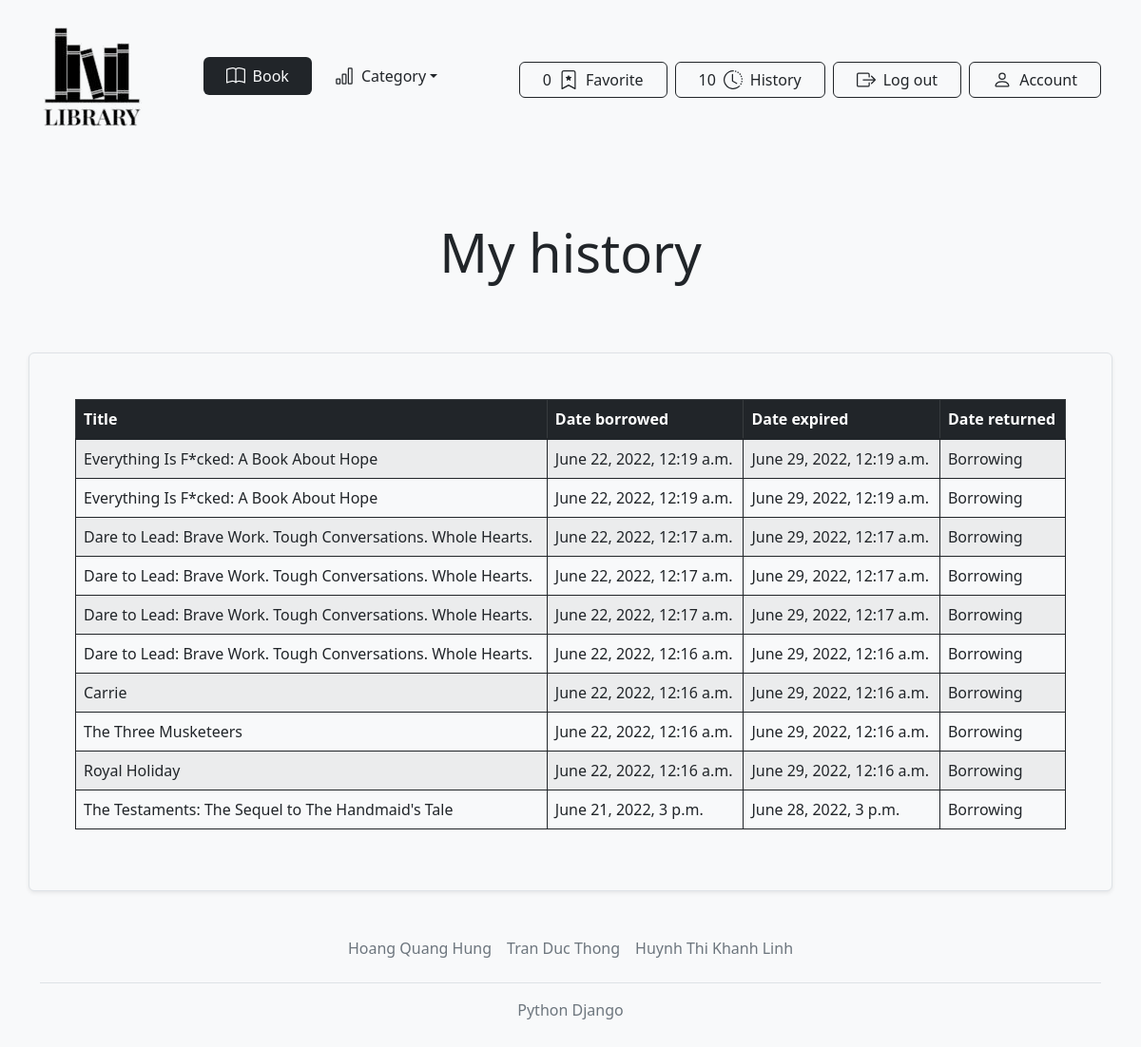
Before: /history/ (signed in) with the older database file.
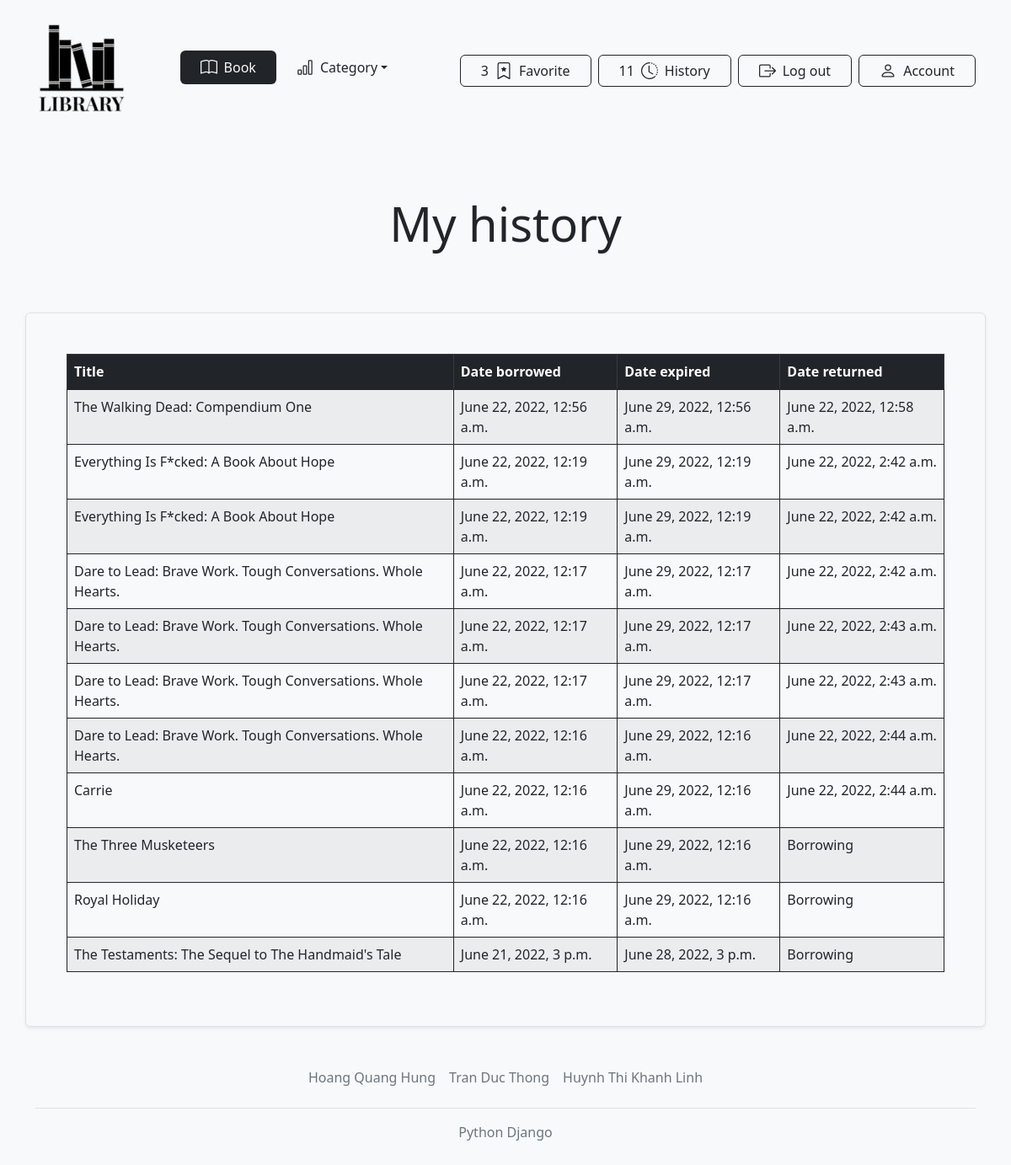
After: the same page with the newer database file.
### books/models.py (models this page shows, shortened)
class History(models.Model):
    user = models.ForeignKey(User, on_delete=models.CASCADE)
    book = models.ForeignKey(Book, on_delete=models.CASCADE)
    date_borrowed = models.DateTimeField(auto_now_add=True)
    date_expired = models.DateTimeField()
    date_returned = models.DateTimeField(blank=True, null=True)
    class Meta:
        verbose_name_plural = 'histories'
        ordering = ('-date_borrowed',)

class Book(models.Model):
    category = models.ForeignKey(Category, related_name='book_category', on_delete=models.CASCADE)
    title = models.CharField(max_length=255)
    author = models.CharField(max_length=255)
    description = models.TextField(blank=True)
    image_url = models.URLField(blank=True, default='https://hips.hearstapps.com/hmg-prod/images/old-books-arranged-on-shelf-royalty-free-image-1572384534.jpg?crop=0.668xw:1.00xh;0,0&resize=2048:*')
    slug = models.SlugField(max_length=255, unique=True)
    quantity = models.IntegerField(default=1)
    favourite = models.ManyToManyField(
        'auth.User',
        related_name='favourite_books',
        blank=True
    )
    created_at = models.DateTimeField(auto_now_add=True)
    updated_at = models.DateTimeField(auto_now=True)
    class Meta:
        verbose_name_plural = 'books'
        ordering = ('-created_at',)

### books/views.py (the view, shortened to what this page needs)
# urls.py: path('history/', views.history_of_user, name='history_of_user'),
@login_required(login_url='/auth/login')
def history_of_user(request):
    history = History.objects.filter(user=request.user)
    history_quantity = history.count()
    context = {
        'history': history,
        'history_quantity': history_quantity
    }
    return render(request, 'library/history/index.html', context)

### books/context_processors.py (called while the page is built)
def categories(request):
    return {
        'categories': Category.objects.all()
    }

### books/models.py (called while the page is built)
    def get_absolute_url(self):
        return reverse('books:book_filter_by_category', args=[self.slug])

### library/templatetags/tags.py (called while the page is built)
@register.simple_tag
def favourite_quantity(request):
    return request.user.favourite_books.all().count()

@register.simple_tag
def history_quantity(request):
    return History.objects.filter(user=request.user).count()

### templates/library/history/index.html (shortened to what this page needs)
{% extends '../base.html' %}
{% load static %}
{% block content %}
    <div class="position-relative overflow-hidden p-3 p-md-5 m-md-3 text-center bg-light">
        <h1 class="display-4 fw-normal">My history</h1>
    </div>
    <div class="container bg-light border rounded shadow-sm p-5">
        <table class="table table-bordered border-dark table-striped table-hover">
            <thead class="table-dark">
                <tr>
                    <th scope="col">Title</th>
                    <th scope="col">Date borrowed</th>
                    <th scope="col">Date expired</th>
                    <th scope="col">Date returned</th>
                </tr>
            </thead>
            <tbody class="table-group-divider">
                {% for item in history %}
                {% with book=item.book %}
                <tr>
                    <td>{{ book.title }}</td>
                    <td>{{ item.date_borrowed }}</td>
                    <td>{{ item.date_expired }}</td>
                    <td>{% if item.date_returned %}{{ item.date_returned }}{% else %}Borrowing{% endif %}</td>
                </tr>
                {% endwith %}
                {% endfor %}
            </tbody>
        </table>
    </div>
{% endblock %}

### templates/library/base.html (shortened to what this page needs)
{% load static %}
{% load tags %}
<!DOCTYPE html>
<html>
<head>
    <link href="https://cdn.jsdelivr.net/npm/bootstrap@5.2.0-beta1/dist/css/bootstrap.min.css" rel="stylesheet">
</head>
<body class="bg-light">
    <div class="container">
        <header class="d-flex flex-wrap flex-column flex-xl-row align-items-center justify-content-between py-4">
            <a href="/" class="text-decoration-none mb-sm-2">
                <img src="{% static 'images/logo.png' %}" />
            </a>
            <ul class="nav justify-content-center mb-sm-2">
                <li>
                    <a href="/books" class="nav-link px-4 link-light bg-dark rounded d-flex align-items-center gap-2">
                        <span>Book</span>
                    </a>
                </li>
                <li class="dropdown px-4 d-flex align-items-center gap-2">
                    <a class="nav-link dropdown-toggle text-dark px-0" href="#" id="dropdown01" data-bs-toggle="dropdown" aria-expanded="false">Category</a>
                </li>
            </ul>
            <div class="d-flex gap-2">
                <a href="{% url "books:favourite_all" %}" class="text-decoration-none">
                    <button type="button" class="btn btn-outline-dark d-flex align-items-center gap-2 mx-0 px-4">
                        <span id="favourite_quantity">
                            {% favourite_quantity request %}
                        </span>
                        <span class="d-none d-xl-block">Favorite</span>
                    </button>
                </a>
                <a href="{% url "books:history_of_user" %}" class="text-decoration-none">
                    <button type="button" class="btn btn-outline-dark d-flex align-items-center gap-2 mx-0 px-4">
                        <span id="history_quantity">
                            {% history_quantity request %}
                        </span>
                        <span class="d-none d-xl-block">History</span>
                    </button>
                </a>
                <a href="{% url 'user_auth:logout' %}" class="text-decoration-none">
                    <button type="button" class="btn btn-outline-dark d-flex align-items-center gap-2 mx-0 px-4">
                        <span class="d-none d-xl-block">Log out</span>
                    </button>
                </a>
                <a href="{% url 'user_auth:edit' %}" class="text-decoration-none">
                    <button type="button" class="btn btn-outline-dark d-flex align-items-center gap-2 mx-0 px-4">
                        <span class="d-none d-xl-block">Account</span>
                    </button>
                </a>
            </div>
        </header>
    </div>
    <div id="content">{% block content %} {% endblock %}</div>
    <div class="container">
        <footer class="py-3 my-4">
            <ul class="nav justify-content-center border-bottom pb-3 mb-3">
                <li class="nav-item"><a href="#" class="nav-link px-2 text-muted">Hoang Quang Hung</a></li>
                <li class="nav-item"><a href="#" class="nav-link px-2 text-muted">Tran Duc Thong</a></li>
                <li class="nav-item"><a href="#" class="nav-link px-2 text-muted">Huynh Thi Khanh Linh</a></li>
            </ul>
            <p class="text-center text-muted">Python Django</p>
        </footer>
    </div>
</body>
</html>

Changed rows visible on the page:
added History: book "The Walking Dead: Compendium One", date_borrowed "June 22, 2022, 12:56 a.m.", date_expired "June 29, 2022, 12:56 a.m.", date_returned "June 22, 2022, 12:58 a.m."
changed History (number 2 of 11 on the later page): date_returned (not shown) → "June 22, 2022, 2:42 a.m."; no longer shows "Borrowing"
changed History (number 3 of 11 on the later page): date_returned (not shown) → "June 22, 2022, 2:42 a.m."; no longer shows "Borrowing"
changed History (number 4 of 11 on the later page): date_returned (not shown) → "June 22, 2022, 2:42 a.m."; no longer shows "Borrowing"
changed History (number 5 of 11 on the later page): date_returned (not shown) → "June 22, 2022, 2:43 a.m."; no longer shows "Borrowing"
changed History (number 6 of 11 on the later page): date_returned (not shown) → "June 22, 2022, 2:43 a.m."; no longer shows "Borrowing"
changed History (number 7 of 11 on the later page): date_returned (not shown) → "June 22, 2022, 2:44 a.m."; no longer shows "Borrowing"
changed History "Carrie": date_returned (not shown) → "June 22, 2022, 2:44 a.m."; no longer shows "Borrowing"
Other visible differences:
text no longer shown: "0 10"
text now shown: "3 11"
